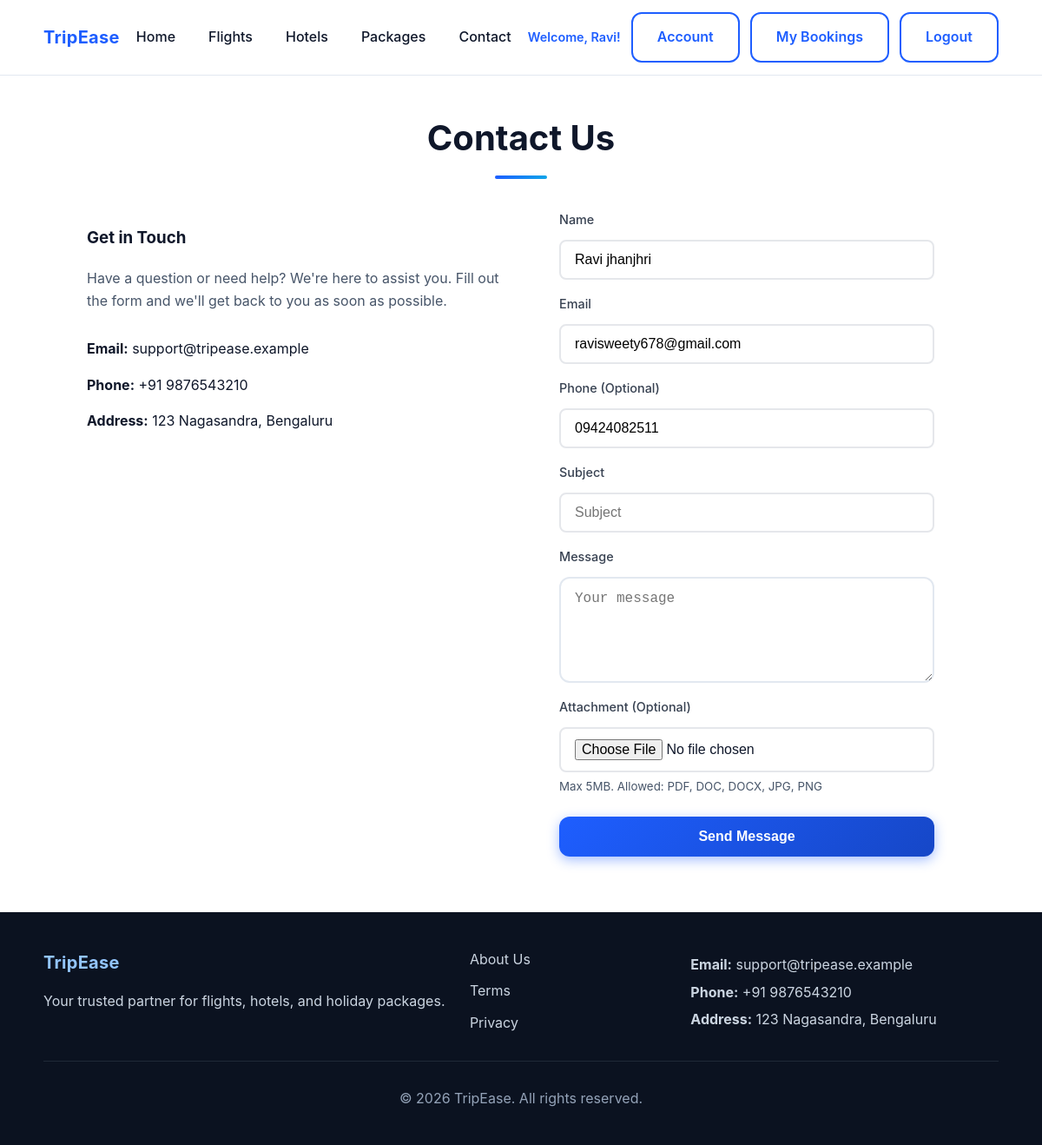
Screenshot of /contact/ (signed in) with the database file from the repository.
### accounts/models.py (models this page shows, shortened)
class User(AbstractUser):
    email = models.EmailField(unique=True, verbose_name='email address')
    phone = models.CharField(max_length=15, blank=True)
    profile_photo = models.ImageField(upload_to='profile_photos/', blank=True, null=True)
    id_document = models.FileField(upload_to='id_documents/', blank=True, null=True)
    user_id = models.UUIDField(null=True, blank=True, unique=True, editable=False, help_text='Supabase Auth user ID (UUID)')
    created_at = models.DateTimeField(auto_now_add=True)
    updated_at = models.DateTimeField(auto_now=True)
    USERNAME_FIELD = 'email'
    REQUIRED_FIELDS = ['username', 'first_name', 'last_name']
    class Meta:
        verbose_name = 'User'
        verbose_name_plural = 'Users'
    def get_full_name(self):
        return f"{self.first_name} {self.last_name}".strip() or self.username

### contact/views.py (the view)
# urls.py: path('', views.contact_view, name='contact'),
def contact_view(request):
    if request.method == 'POST':
        form = ContactForm(request.POST, request.FILES)
        if form.is_valid():
            contact_message = form.save(commit=False)
            if request.user.is_authenticated:
                contact_message.user = request.user
            contact_message.save()
            messages.success(request, 'Thank you for contacting us! We will get back to you soon.')
            return redirect('contact:contact')
    else:
        form = ContactForm()
        if request.user.is_authenticated:
            form.fields['name'].initial = request.user.get_full_name()
            form.fields['email'].initial = request.user.email
            form.fields['phone'].initial = request.user.phone
    return render(request, 'contact/contact.html', {'form': form})

### templates/contact/contact.html (shortened to what this page needs)
{% extends 'base.html' %}
{% load static %}
{% block content %}
<div class="container" style="padding: 40px 0;">
    <h2 class="section-title">Contact Us</h2>
    <div style="display: grid; grid-template-columns: 1fr 1fr; gap: 40px; max-width: 1000px; margin: 0 auto;">
        <div>
            <h3>Get in Touch</h3>
            <p style="color: #475569; margin-bottom: 30px;">
                Have a question or need help? We're here to assist you. Fill out the form and we'll get back to you as soon as possible.
            </p>
            <div style="margin-top: 30px;">
                <p><strong>Email:</strong> support@tripease.example</p>
                <p><strong>Phone:</strong> +91 9876543210</p>
                <p><strong>Address:</strong> 123 Nagasandra, Bengaluru</p>
            </div>
        </div>
        <form method="post" enctype="multipart/form-data" class="auth-form">
            <div class="form-group">
                <label for="{{ form.name.id_for_label }}">Name</label>
                {{ form.name }}
            </div>
            <div class="form-group">
                <label for="{{ form.email.id_for_label }}">Email</label>
                {{ form.email }}
            </div>
            <div class="form-group">
                <label for="{{ form.phone.id_for_label }}">Phone (Optional)</label>
                {{ form.phone }}
            </div>
            <div class="form-group">
                <label for="{{ form.subject.id_for_label }}">Subject</label>
                {{ form.subject }}
            </div>
            <div class="form-group">
                <label for="{{ form.message.id_for_label }}">Message</label>
                {{ form.message }}
            </div>
            <div class="form-group">
                <label for="{{ form.attachment.id_for_label }}">Attachment (Optional)</label>
                {{ form.attachment }}
                <small style="color: #475569;">Max 5MB. Allowed: PDF, DOC, DOCX, JPG, PNG</small>
            </div>
            <button type="submit" class="btn btn-primary btn-full">Send Message</button>
        </form>
    </div>
</div>
{% endblock %}

### templates/base.html (shortened to what this page needs)
{% load static %}
<!DOCTYPE html>
<html lang="en">
<head>
    <link rel="stylesheet" href="{% static 'css/styles.css' %}" />
</head>
<body>
    <header class="site-header">
        <div class="container nav">
            <div class="logo"><a href="{% url 'core:home' %}" style="text-decoration: none; color: inherit;">TripEase</a></div>
            <nav class="nav-links" aria-label="Primary">
                <a href="{% url 'core:home' %}" class="nav-link">Home</a>
                <a href="{% url 'flights:search' %}" class="nav-link">Flights</a>
                <a href="{% url 'core:hotels_search' %}" class="nav-link">Hotels</a>
                <a href="{% url 'core:packages' %}" class="nav-link">Packages</a>
                <a href="{% url 'contact:contact' %}" class="nav-link">Contact</a>
            </nav>
            <div class="auth-buttons">
                {% if user.is_authenticated %}
                    <span class="user-menu">Welcome, {{ user.first_name|default:user.username }}!</span>
                    <a href="{% url 'accounts:profile' %}" class="btn btn-outline">Account</a>
                    <a href="{% url 'bookings:list' %}" class="btn btn-outline">My Bookings</a>
                    <a href="{% url 'accounts:logout' %}" class="btn btn-outline">Logout</a>
                {% else %}
                    <a href="{% url 'accounts:login' %}" class="btn btn-outline">Sign In</a>
                    <a href="{% url 'accounts:signup' %}" class="btn btn-primary">Sign Up</a>
                {% endif %}
            </div>
        </div>
    </header>
    {% block content %}{% endblock %}
    <footer id="contact" class="site-footer">
        <div class="container footer-grid">
            <div class="footer-brand">
                <div class="logo">TripEase</div>
                <p>Your trusted partner for flights, hotels, and holiday packages.</p>
            </div>
            <nav class="footer-links" aria-label="Footer">
                <a href="#about">About Us</a>
                <a href="#terms">Terms</a>
                <a href="#privacy">Privacy</a>
            </nav>
            <div class="footer-contact">
                <p><strong>Email:</strong> support@tripease.example</p>
                <p><strong>Phone:</strong> +91 9876543210</p>
                <p><strong>Address:</strong> 123 Nagasandra, Bengaluru</p>
            </div>
        </div>
        <div class="container footer-bottom">
            <p>© <span id="year">2025</span> TripEase. All rights reserved.</p>
        </div>
    </footer>
</body>
</html>

### static/css/styles.css (style rules this page uses)
* { box-sizing: border-box; }
html, body { margin: 0; padding: 0; }
body { font-family: "Inter", system-ui, -apple-system, Segoe UI, Roboto, Helvetica, Arial, "Apple Color Emoji", "Segoe UI Emoji"; color: #0f172a; background: #ffffff; line-height: 1.6; }
.container { width: min(1100px, 92%); margin: 0 auto; }
.site-header { position: sticky; top: 0; z-index: 10; background: rgba(255, 255, 255, 0.9); backdrop-filter: saturate(150%) blur(8px); border-bottom: 1px solid #e2e8f0; }
.nav { display: flex; align-items: center; justify-content: space-between; padding: 14px 0; }
.logo { font-weight: 700; font-size: 1.25rem; color: #1e5eff; letter-spacing: 0.3px; }
.nav-links { display: flex; gap: 18px; }
.nav-link { color: #0f172a; text-decoration: none; font-weight: 500; padding: 8px 10px; border-radius: 10px; transition: background 0.2s ease, color 0.2s ease, transform 0.1s ease; }
.form-group { display: flex; flex-direction: column; gap: 6px; text-align: left; }
.form-group label { font-size: 0.85rem; color: #475569; }
.form-group input { padding: 12px 12px; border: 1px solid #cbd5e1; border-radius: 10px; outline: none; transition: border-color 0.2s ease, box-shadow 0.2s ease; }
.btn { padding: 12px 20px; border: none; border-radius: 10px; font-weight: 600; cursor: pointer; transition: transform 0.08s ease, box-shadow 0.2s ease, background 0.2s ease; }
.btn-primary { background: #1e5eff; color: #ffffff; box-shadow: 0 8px 18px rgba(30, 94, 255, 0.35); }
.section-title { text-align: center; margin: 0 0 28px 0; font-size: clamp(1.5rem, 2.6vw, 2rem); }
.site-footer { background: #0b1220; color: #cbd5e1; padding-top: 42px; }
.footer-grid { display: grid; grid-template-columns: 2fr 1fr 1.5fr; gap: 18px; }
.footer-brand .logo { color: #93c5fd; }
.footer-links { display: grid; gap: 8px; }
.footer-links a { color: #cbd5e1; text-decoration: none; transition: color 0.2s ease; }
.footer-contact p { margin: 6px 0; }
.footer-bottom { border-top: 1px solid #1f2937; margin-top: 28px; padding: 14px 0 24px 0; text-align: center; color: #94a3b8; }
.auth-buttons { display: flex; align-items: center; gap: 12px; }
.btn-outline { background: transparent; color: #1e5eff; border: 2px solid #1e5eff; box-shadow: none; }
.user-menu { color: #1e5eff; font-weight: 600; font-size: 0.9rem; }
.auth-form { padding: 0 24px 24px 24px; }
.auth-form .form-group { margin-bottom: 16px; }
.auth-form .form-group label { display: block; margin-bottom: 6px; font-weight: 500; color: #374151; font-size: 0.9rem; }
.auth-form .form-group input { width: 100%; padding: 12px 16px; border: 2px solid #e5e7eb; border-radius: 8px; font-size: 1rem; transition: border-color 0.2s ease, box-shadow 0.2s ease; background: #ffffff; }
.btn-full { width: 100%; margin-top: 8px; }
.btn { padding: 14px 28px; border: none; border-radius: 12px; font-weight: 600; font-size: 1rem; cursor: pointer; transition: all 0.2s ease; display: inline-flex; align-items: center; justify-content: center; text-decoration: none; }
.btn-primary { background: linear-gradient(135deg, #1e5eff 0%, #1647c7 100%); color: #ffffff; box-shadow: 0 4px 14px rgba(30, 94, 255, 0.4); }
.section-title { font-size: 2.5rem; font-weight: 700; color: #0f172a; margin-bottom: 50px; text-align: center; position: relative; }
.section-title::after { content: ''; position: absolute; bottom: -15px; left: 50%; transform: translateX(-50%); width: 60px; height: 4px; background: linear-gradient(90deg, #1e5eff, #0ea5e9); border-radius: 2px; }
.form-control { padding: 14px 16px; border: 2px solid #e2e8f0; border-radius: 12px; outline: none; transition: all 0.2s ease; font-size: 1rem; width: 100%; background: #ffffff; }

### rows the page displays
User: first_name "Ravi", email "ravisweety678@gmail.com", phone "09424082511"
